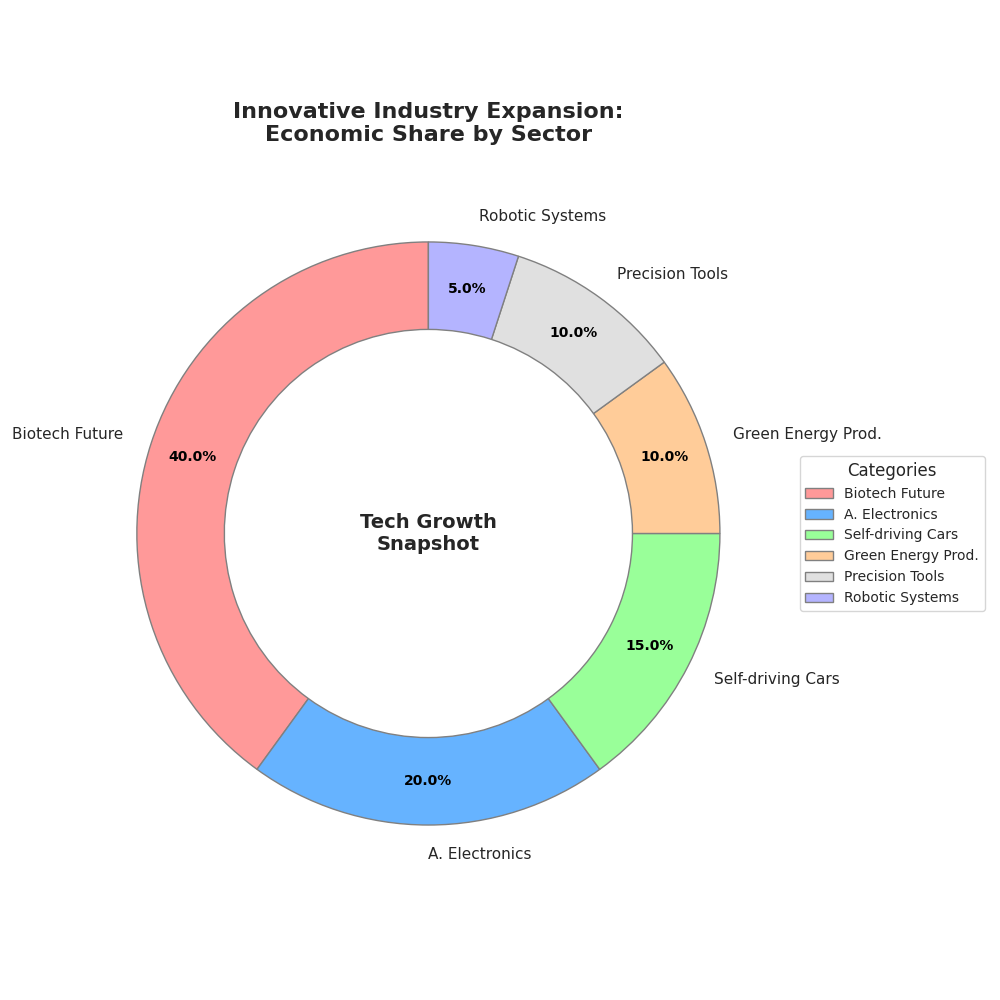

Reproduce this figure in Python.
import matplotlib.pyplot as plt

sectors = [
    'Biotech Future', 
    'A. Electronics', 
    'Self-driving Cars', 
    'Green Energy Prod.', 
    'Precision Tools', 
    'Robotic Systems'
]
gdp_contribution = [40, 20, 15, 10, 10, 5]

# New set of colors for each sector
colors = ['#FF9999', '#66B3FF', '#99FF99', '#FFCC99', '#E0E0E0', '#B4B4FF']

fig, ax = plt.subplots(figsize=(10, 10))
wedges, texts, autotexts = ax.pie(
    gdp_contribution,
    labels=sectors,
    colors=colors,
    autopct='%1.1f%%',
    startangle=90,
    wedgeprops={'edgecolor': 'gray', 'linewidth': 1, 'width': 0.3},
    pctdistance=0.85
)

centre_circle = plt.Circle((0, 0), 0.50, fc='white')
ax.add_artist(centre_circle)

for autotext in autotexts:
    autotext.set_color('black')
    autotext.set_fontsize(10)
    autotext.set_weight('bold')

ax.text(0, 0, 'Tech Growth\nSnapshot', fontsize=14, fontweight='bold', ha='center', va='center')

plt.title("Innovative Industry Expansion:\nEconomic Share by Sector", 
          fontsize=16, fontweight='bold', ha='center', pad=20)
plt.legend(wedges, sectors, title="Categories", loc='center left', 
           bbox_to_anchor=(1, 0, 0.5, 1), fontsize=10)

plt.tight_layout()
plt.show()
